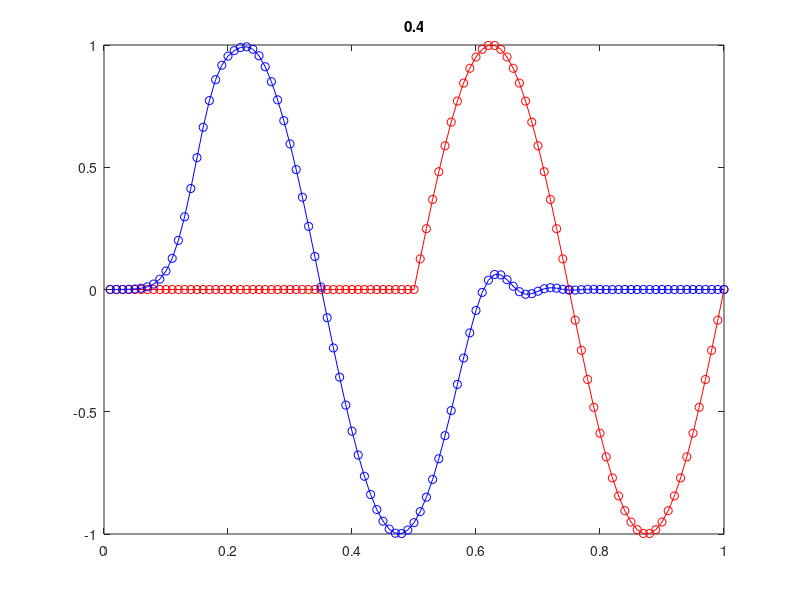

Reproduce this figure in MATLAB.
clear;

% Parameters for the system
c=1;
tau=0.005;
h=0.01;
k=4;
steps=ceil(1/(c*tau))*0.4;     % pulse loops through system once

% Extent of the system
x=h:h:1;       % no mesh point at x=0 due to periodic boundary conditions
m=length(x);

% Diagonal matrix to implement the spatial first-derivative
D=diag(ones(m-1,1),+1);
D=D-diag(ones(m-1,1),-1);

% Additional elements for periodic boundary conditions
D(m,1)=1;
D(1,m)=-1;

% Construct the spatial-averaging matrix
av=0.5*abs(D);

% Construct the matrix for the spatial second-derivative
D2=abs(D)-2*eye(m);

% FTCS update matrix
% mat=eye(m) + c*tau/(2*h)*D;

% Lax update matrix
% mat=av + c*tau/(2*h)*D;

% Lax-Wendroff update matrix
mat=eye(m) + c*tau/(2*h)*D + 0.5*(c*tau/h)^2*D2;

% Initial conditions (Gaussian pulse at x=0.5)
% wave=exp(-100*(x-0.5).^2)';
for i=1:length(x)
    if x(i)<0.5
        wave(i)=0;
    else
        wave(i)=sinpi(k*x(i));
    end
end
wave=wave.';
wave0=wave; 

% Main loop
for n=1:steps
    wave=mat*wave;    % Update current values

    plot(x,wave0,'ro-',x,wave,'bo-')
    title(n*tau)        
    drawnow
end

max(wave)

